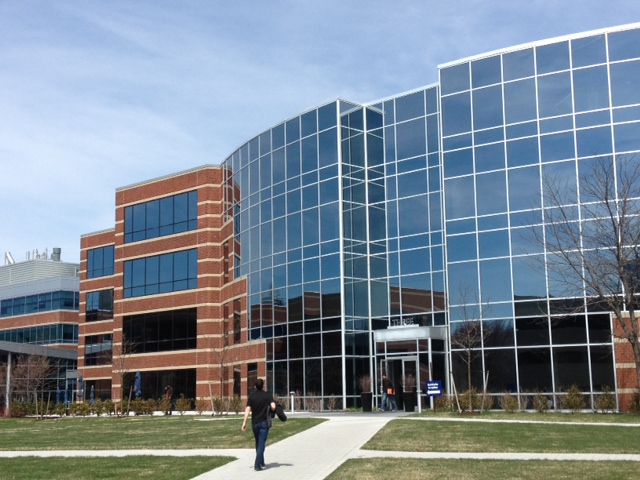
#> input picture homework3/building1/building1.jpg, 640 x 480 px
$ jupyter execute --allow-errors homework3.ipynb
#> lines starting #> are read from the running program, lines starting #| are printed output that depends on the picture
# Feature Based Panoramic Image Stitching

Посмотрим на изображения

[cell 1]
import cv2 as cv
import numpy as np
import matplotlib.pyplot as plt

[cell 2]
img1 = cv.imread("building1/building1.jpg")
#> img1 is the input picture: shape (480, 640, 3); mean B, G, R 148.2, 135.9, 122.8
img1 = cv.cvtColor(img1, cv.COLOR_BGR2RGB)
img2 = cv.imread("building1/building2.jpg")
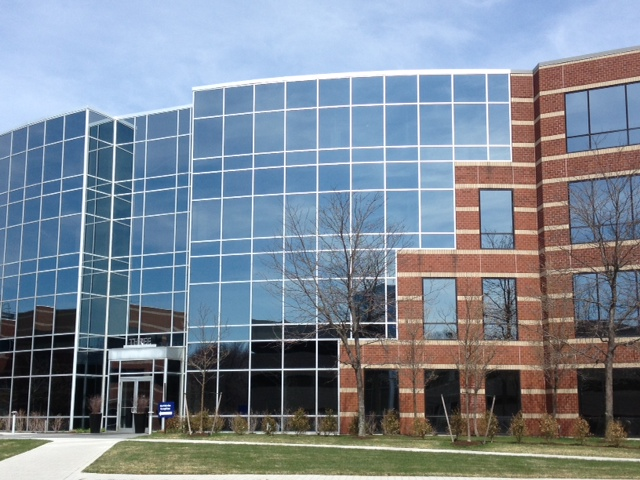
#> input picture homework3/building1/building2.jpg, 640 x 480 px
#> img2 is the input picture: shape (480, 640, 3); mean B, G, R 148.3, 135.5, 124.8
img2 = cv.cvtColor(img2, cv.COLOR_BGR2RGB)

figure = plt.figure(figsize=(10, 8))
plt.imshow(np.concatenate((img1, img2), axis=1))

С помощью детектора ORB определяем ключевые точки

[cell 3]
orb = cv.ORB_create(nfeatures=2000)

# Find the key points and descriptors with ORB
keypoints1, descriptors1 = orb.detectAndCompute(img1, None)
#> keypoints1 = 2000 keypoints; strongest (x, y, size): (588, 315, 31), (588, 316, 37.2), (553, 348, 31), (583, 311, 31)
keypoints2, descriptors2 = orb.detectAndCompute(img2, None)
#> keypoints2 = 2000 keypoints; strongest (x, y, size): (314, 342, 31), (319, 341, 31), (280, 367, 31), (317, 338, 37.2)

img1_kp = cv.drawKeypoints(img1, keypoints1, None, (255, 0, 255))
img2_kp = cv.drawKeypoints(img2, keypoints2, None, (0, 255, 0))

figure = plt.figure(figsize=(10, 8))
plt.imshow(np.concatenate( (img1_kp, img2_kp), axis=1))

[cell 4]
print("Descriptor of the first keypoint for first image: ")
print(descriptors1[0])
#| [128 134  56  89  48  47  85 191  95  47  54  24 182  51 138  92 151  10
#|   76   8  34  44  97  55 239 223  48 112  80 200 192  41]
print("Descriptor of the first keypoint for second image: ")
print(descriptors2[0])
#| [105 223  28 108  58 142  86 191 229   8 174 108 246 115  34  80 135  34
#|  108 104 232  43  67  63 234 255  36  90  90 130 200  11]

[cell 5]
def draw_matches(img1, keypoints1, img2, keypoints2, matches):
  r1, c1 = img1.shape[:2]
  r2, c2 = img2.shape[:2]

  # Create a blank image with the size of the first image + second image
  output_img = np.zeros((max([r1, r2]), c1+c2, 3), dtype='uint8')
  output_img[:r1, :c1, :] = img1 #np.dstack([img1, img1, img1])
  output_img[:r2, c1:c1+c2, :] = img2 #np.dstack([img2, img2, img2])

  for match in matches:
    img1_idx = match.queryIdx
    img2_idx = match.trainIdx
    (x1, y1) = keypoints1[img1_idx].pt
    (x2, y2) = keypoints2[img2_idx].pt

    # Draw circles on the keypoints
    cv.circle(output_img, (int(x1),int(y1)), 4, (0, 255, 255), 1)
    cv.circle(output_img, (int(x2)+c1,int(y2)), 4, (0, 255, 255), 1)

    # Connect the same keypoints
    cv.line(output_img, (int(x1),int(y1)), (int(x2)+c1,int(y2)), (0, 255, 255), 1)

  return output_img

Сопоставление ключевых точек на двух изображениях

[cell 6]
# Create a BFMatcher object.
# It will find all of the matching keypoints on two images
bf = cv.BFMatcher_create(cv.NORM_HAMMING)

# Find matching points
matches = bf.knnMatch(descriptors1, descriptors2, k=2)
#> matches = 2000 matches

all_matches = []
for m, n in matches:
  all_matches.append(m)
#> after the loop, all_matches = 2000 matches

img3 = draw_matches(img1, keypoints1, img2, keypoints2, all_matches[:30])
#> in draw_matches, `output_img[:r1, :c1, :] = img1`:
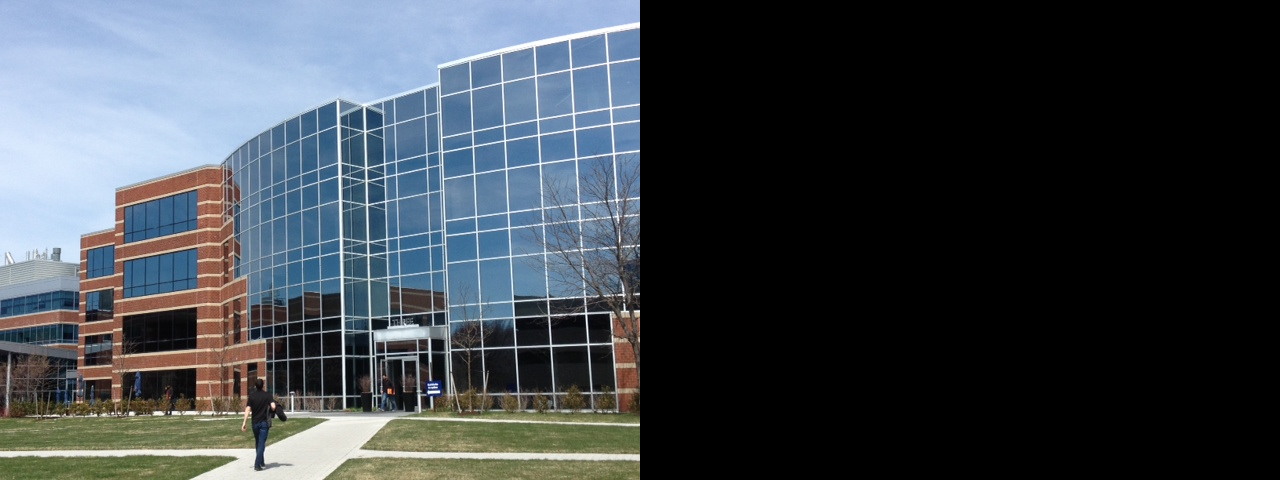
#> output_img: shape (480, 1280, 3); mean R, G, B 61.4, 68, 74.1
#> the loop in draw_matches, `for match in matches:` made 30 passes
#> (img2_idx, x1, y1, x2, y2) on passes 1 to 12: (462, 578, 155, 279.6, 373.2), (67, 366, 276, 319, 366), (622, 371, 276, 105.6, 273.6), (141, 383, 351, 117, 371), (82, 485, 350, 252, 372), (1124, 388, 351, 221.2, 364.6), (61, 294, 408, 163, 360), (1620, 276, 415, 97.04, 383.2), (267, 343, 197, 86, 210), (122, 383, 199, 129, 215), (295, 95, 415, 353, 343), (456, 513, 349, 246, 372)
#> after the loop in draw_matches, `for match in matches:`:
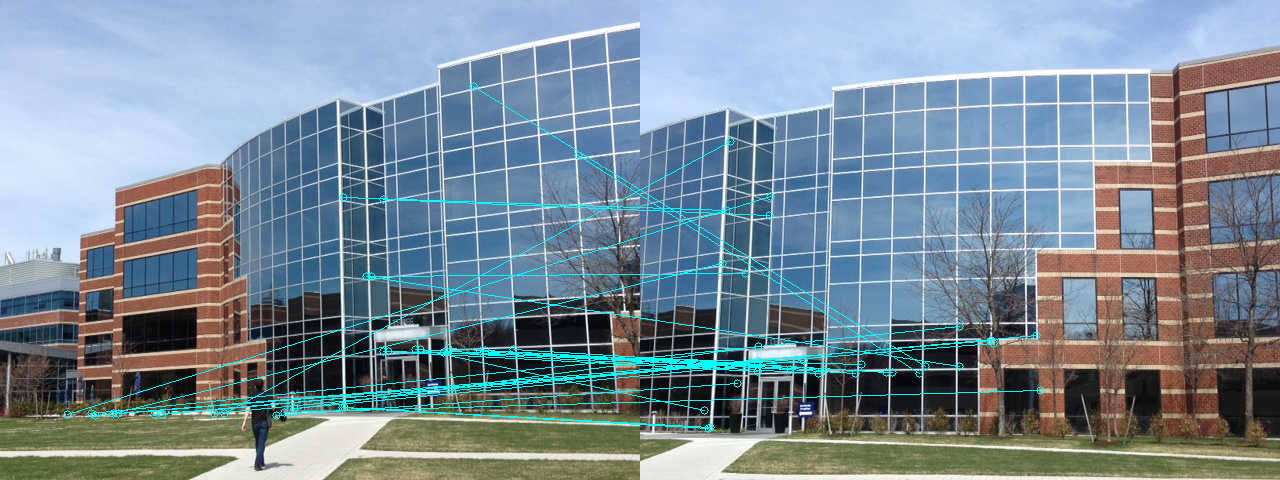
#> output_img: shape (480, 1280, 3); mean R, G, B 122, 139.7, 152.2

figure = plt.figure(figsize=(10, 8))
plt.imshow(img3)

[cell 7]
good = []
for m, n in matches:
    if m.distance < 0.6 * n.distance:
        good.append(m)
#> after the loop, good = 275 matches

img1_kp = cv.drawKeypoints(img1, [keypoints1[m.queryIdx] for m in good], None, (255, 0, 255))
img2_kp = cv.drawKeypoints(img2, [keypoints2[m.trainIdx] for m in good], None, (0, 255, 0))

figure = plt.figure(figsize=(10, 8))
plt.imshow(np.concatenate( (img1_kp, img2_kp), axis=1))

Склеивание изображений

[cell 8]
def warpImages(img1, img2, H):
  rows1, cols1 = img1.shape[:2]
  rows2, cols2 = img2.shape[:2]

  list_of_points_1 = np.float32([[0,0], [0, rows1],[cols1, rows1], [cols1, 0]]).reshape(-1, 1, 2)
  temp_points = np.float32([[0,0], [0,rows2], [cols2,rows2], [cols2,0]]).reshape(-1,1,2)

  # When we have established a homography we need to warp perspective
  # Change field of view
  list_of_points_2 = cv.perspectiveTransform(temp_points, H)

  list_of_points = np.concatenate((list_of_points_1, list_of_points_2), axis=0)

  [x_min, y_min] = np.int32(list_of_points.min(axis=0).ravel() - 0.5)
  [x_max, y_max] = np.int32(list_of_points.max(axis=0).ravel() + 0.5)

  translation_dist = [-x_min, -y_min]

  H_translation = np.array([[1, 0, translation_dist[0]], [0, 1, translation_dist[1]], [0, 0, 1]])

  output_img = cv.warpPerspective( img2, H_translation.dot(H), (x_max-x_min, y_max-y_min) )
  output_img[translation_dist[1]:rows1+translation_dist[1], translation_dist[0]:cols1+translation_dist[0]] = img1

  return output_img

[cell 9]
MIN_MATCH_COUNT = 10 # Set minimum match condition

if len(good) > MIN_MATCH_COUNT:
    # Convert keypoints to an argument for findHomography
    src_pts = np.float32([ keypoints1[m.queryIdx].pt for m in good]).reshape(-1,1,2)
#> src_pts = 275 rows, first 8: [383, 351], [343, 197], [342, 407], [443, 352], [448, 348], [368, 353], [431, 397], [436, 384]
    dst_pts = np.float32([ keypoints2[m.trainIdx].pt for m in good]).reshape(-1,1,2)
#> dst_pts = 275 rows, first 8: [117, 371], [86, 210], [68, 428], [178, 373], [184, 370], [101, 373], [163, 418], [169, 405]

    # Вычисление матрицы гомографии
    M, _ = cv.findHomography(src_pts, dst_pts, cv.RANSAC, 5.0)
#> M = [[1.27, -0.0956, -317.3], [0.202, 1.17, -59.07], [0.000464, -5.8e-05, 1]]

    result = warpImages(img2, img1, M)
#> in warpImages, `list_of_points_2 = cv.perspectiveTransform(temp_points, H)`: list_of_points_2 = [[-317.3, -59.07], [-373.6, 516.6], [354.2, 497.6], [382, 54.06]]
#> in warpImages, `list_of_points = np.concatenate((list_of_points_1, list_of_points_2), ..`: list_of_points = [[0, 0], [0, 480], [640, 480], [640, 0], [-317.3, -59.07], [-373.6, 516.6], [354.2, 497.6], [382, 54.06]]
#> in warpImages, `[x_min, y_min] = np.int32(list_of_points.min(axis=0).ravel() - 0.5)`: x_min = -374; y_min = -59
#> in warpImages, `[x_max, y_max] = np.int32(list_of_points.max(axis=0).ravel() + 0.5)`: x_max = 640; y_max = 517
#> in warpImages, `translation_dist = [-x_min, -y_min]`: translation_dist = [374, 59]
#> in warpImages, `H_translation = np.array([[1, 0, translation_dist[0]], [0, 1, translat..`: H_translation = [[1, 0, 374], [0, 1, 59], [0, 0, 1]]

    plt.imshow(result)

Функция для склеивания изображений

[cell 10]
from typing import List

def many_image_stitching(images: List[np.ndarray], coef: float) -> np.ndarray:

    orb = cv.ORB_create(nfeatures=2000)
    bf = cv.BFMatcher_create(cv.NORM_HAMMING)

    MIN_MATCH_COUNT = 15

    img1 = images[0]
    for i in range(1, len(images)):
        img2 = images[i]
        keypoints1, descriptors1 = orb.detectAndCompute(img1, None)
        keypoints2, descriptors2 = orb.detectAndCompute(img2, None)

        matches = bf.knnMatch(descriptors1, descriptors2, k=2)

        good = []
        for m, n in matches:
            if m.distance < coef * n.distance:
                good.append(m)

        if len(good) > MIN_MATCH_COUNT:
            src_pts = np.float32([ keypoints1[m.queryIdx].pt for m in good]).reshape(-1,1,2)
            dst_pts = np.float32([ keypoints2[m.trainIdx].pt for m in good]).reshape(-1,1,2)

            M, _ = cv.findHomography(src_pts, dst_pts, cv.RANSAC, 5.0)

            result = warpImages(img2, img1, M)
        img1 = result
    return result

Изображения из папки building1

[cell 11]
img1 = cv.imread("building1/building1.jpg")
img1 = cv.cvtColor(img1, cv.COLOR_BGR2RGB)
img2 = cv.imread("building1/building2.jpg")
img2 = cv.cvtColor(img2, cv.COLOR_BGR2RGB)
img3 = cv.imread("building1/building3.jpg")
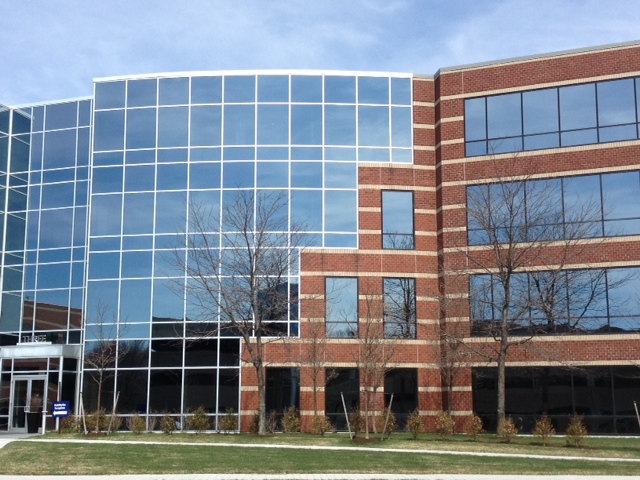
#> input picture homework3/building1/building3.jpg, 640 x 480 px
#> img3 is the input picture: shape (480, 640, 3); mean B, G, R 144.9, 133.7, 125.2
img3 = cv.cvtColor(img3, cv.COLOR_BGR2RGB)
img4 = cv.imread("building1/building4.jpg")
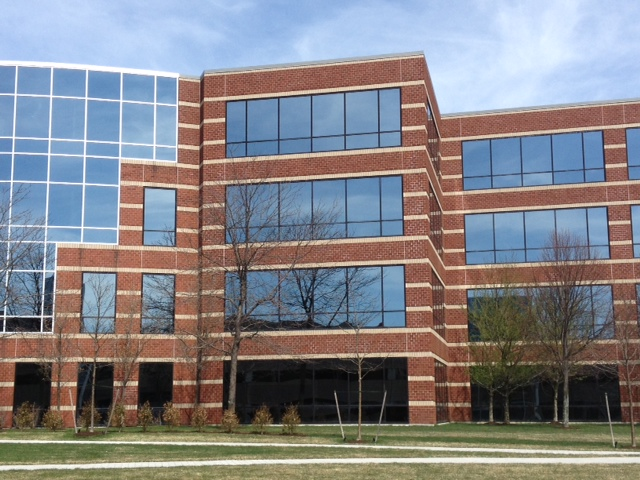
#> input picture homework3/building1/building4.jpg, 640 x 480 px
#> img4 is the input picture: shape (480, 640, 3); mean B, G, R 135.1, 130.7, 131.9
img4 = cv.cvtColor(img4, cv.COLOR_BGR2RGB)
img5 = cv.imread("building1/building5.jpg")
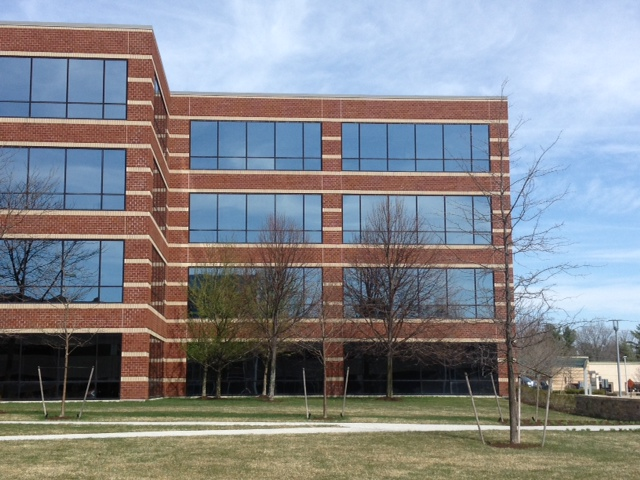
#> input picture homework3/building1/building5.jpg, 640 x 480 px
#> img5 is the input picture: shape (480, 640, 3); mean B, G, R 139.6, 134.8, 132.6
img5 = cv.cvtColor(img5, cv.COLOR_BGR2RGB)

images = [img1, img2, img3, img4, img5]

[cell 12]
figure = plt.figure(figsize=(20, 10))
result = many_image_stitching(images, coef = 0.6)
#> the loop in many_image_stitching, `for i in range(1, len(images)):` made 4 passes
#> (rows2 in warpImages, cols2 in warpImages, temp_points in warpImages, x_min in warpImages, y_min in warpImages, y_max in warpImages, translation_dist in warpImages, H_translation in warpImages) on passes 1 to 4: (480, 640, [[0, 0], [0, 480], [640, 480], [640, 0]], -374, -59, 517, [374, 59], [[1, 0, 374], [0, 1, 59], [0, 0, 1]]), (576, 1014, [[0, 0], [0, 576], [1014, 576], [1014, 0]], -565, -107, 535, [565, 107], [[1, 0, 565], [0, 1, 107], [0, 0, 1]]), (642, 1205, [[0, 0], [0, 642], [1205, 642], [1205, 0]], -1306, -286, 651, [1306, 286], [[1, 0, 1306], [0, 1, 286], [0, 0, 1]]), (937, 1946, [[0, 0], [0, 937], [1946, 937], [1946, 0]], -1906, -461, 621, [1906, 461], [[1, 0, 1906], [0, 1, 461], [0, 0, 1]])
#> after the loop in many_image_stitching, `for i in range(1, len(images)):`:
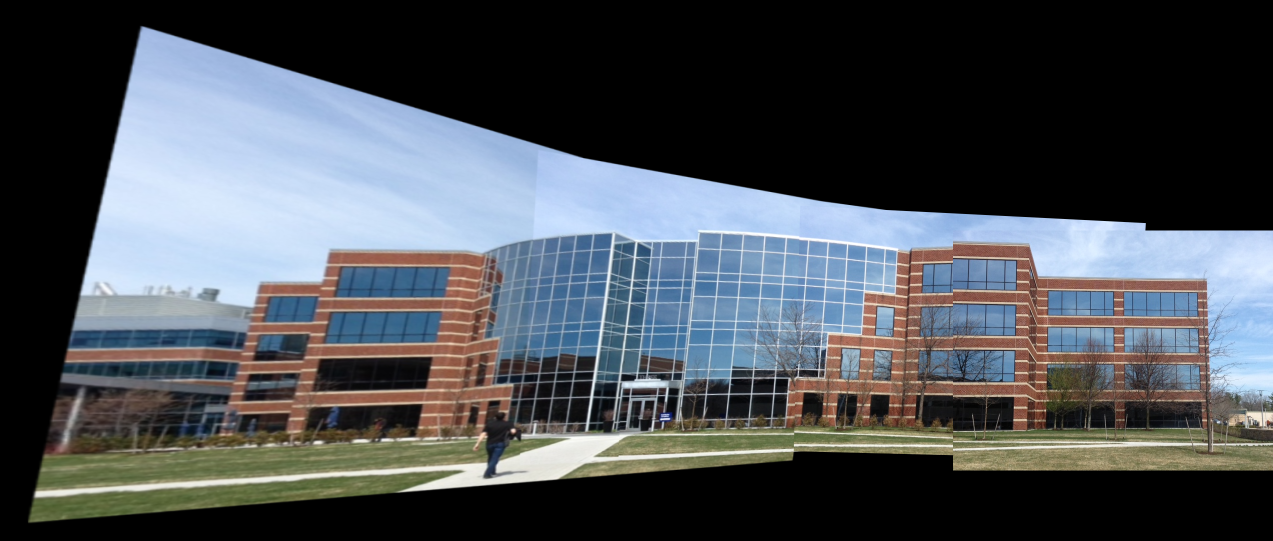
#> img1: shape (1082, 2546, 3) (shown at 1/2 size); mean R, G, B 75.6, 80.3, 85.6
plt.imshow(result)

Изображения из папки building2

[cell 13]
img1 = cv.imread("building2/dsc_2705.jpg")
#> (the rest of this cell did not finish here and is left out)

[cell 14]
figure = plt.figure(figsize=(20, 10))
result = many_image_stitching(images, coef=0.9)
#> call 2 of many_image_stitching, with coef = 0.9
#> the loop in many_image_stitching (call 2), `for i in range(1, len(images)):` made 4 passes
#> (rows2 in warpImages, cols2 in warpImages, temp_points in warpImages, x_min in warpImages, y_min in warpImages, y_max in warpImages, translation_dist in warpImages, H_translation in warpImages) on passes 1 to 4: (480, 640, [[0, 0], [0, 480], [640, 480], [640, 0]], -368, -56, 515, [368, 56], [[1, 0, 368], [0, 1, 56], [0, 0, 1]]), (571, 1008, [[0, 0], [0, 571], [1008, 571], [1008, 0]], -562, -117, 533, [562, 117], [[1, 0, 562], [0, 1, 117], [0, 0, 1]]), (650, 1202, [[0, 0], [0, 650], [1202, 650], [1202, 0]], -1186, -282, 603, [1186, 282], [[1, 0, 1186], [0, 1, 282], [0, 0, 1]]), (885, 1826, [[0, 0], [0, 885], [1826, 885], [1826, 0]], -2215, -587, 637, [2215, 587], [[1, 0, 2215], [0, 1, 587], [0, 0, 1]])
#> pass 1, in many_image_stitching (call 2), `result = warpImages(img2, img1, M)`:
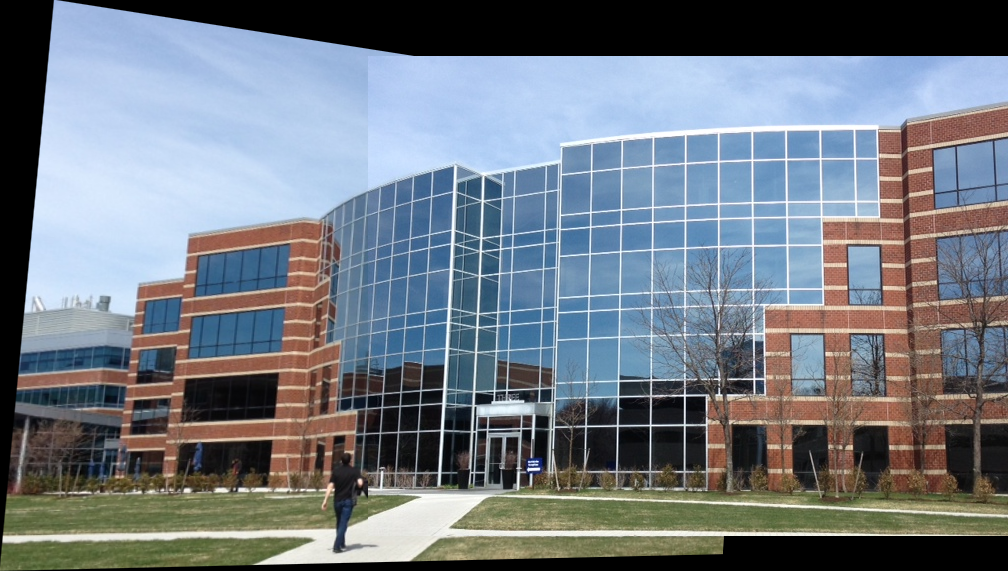
#> result: shape (571, 1008, 3); mean R, G, B 114.1, 121.8, 130.8
#> after the loop in many_image_stitching (call 2), `for i in range(1, len(images)):`:
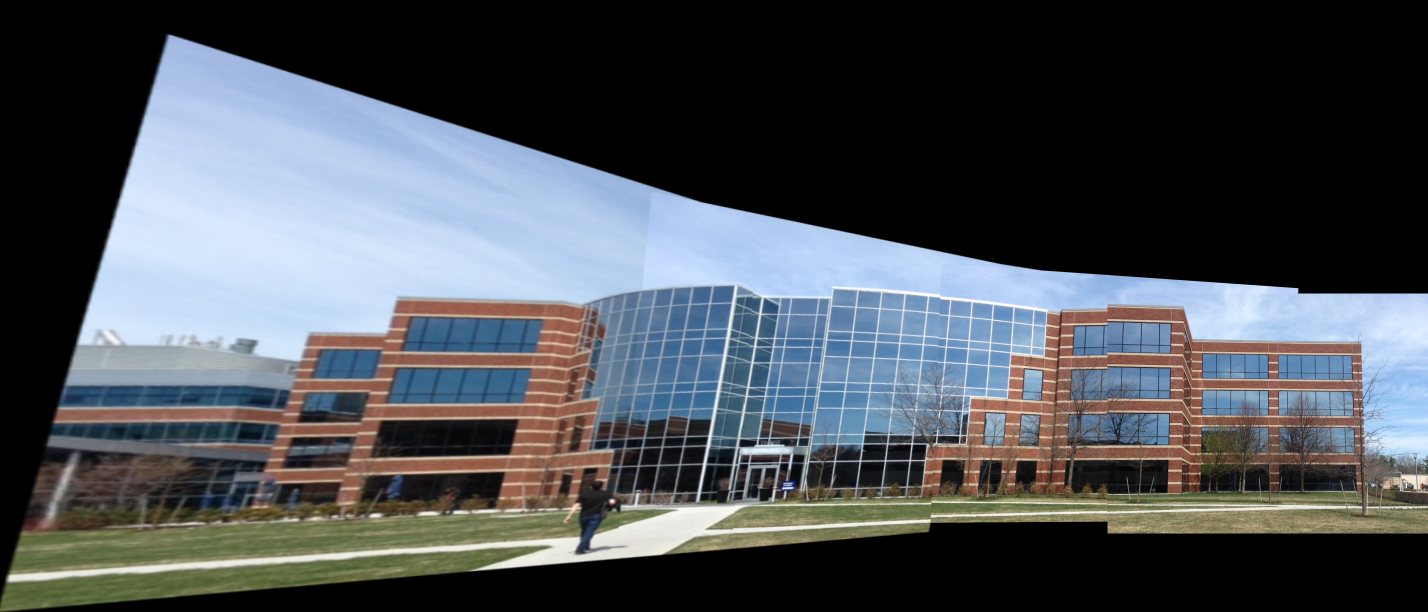
#> img1: shape (1224, 2855, 3) (shown at 1/2 size); mean R, G, B 75.7, 80.5, 85.8
plt.imshow(result)

Изображения из папки building3

[cell 15]
img1 = cv.imread("building3/dsc_2722.jpg")
#> (the rest of this cell did not finish here and is left out)

[cell 16]
figure = plt.figure(figsize=(20, 10))
result = many_image_stitching(images, coef=0.6)
